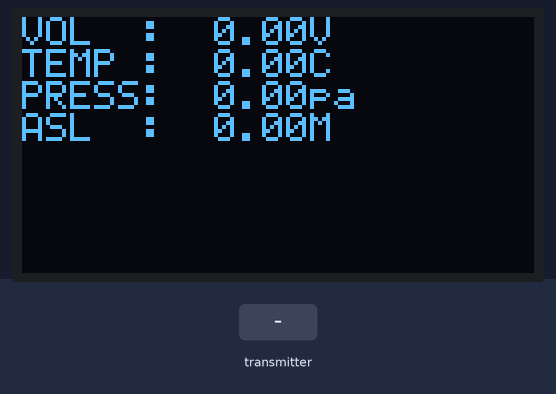
Recording of a sketch running on a simulated ESP32. Shown: 128×64 one-colour display. The test bench sets the inputs (shaded band). No radio packets arrive unless stated. At 10.0 s the program puts the board to deep sleep or switches it off; the recording ends there.

Above: at 4.2 s.
4.3 s: the transmitter starts sending preassure = 100
At 5.2 s:
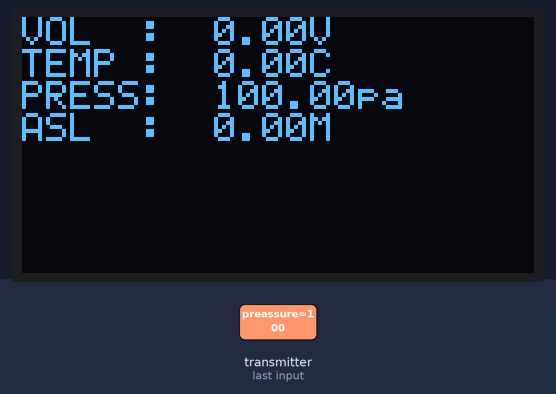
5.8 s: the transmitter starts sending preassure = 0
At 6.9 s:
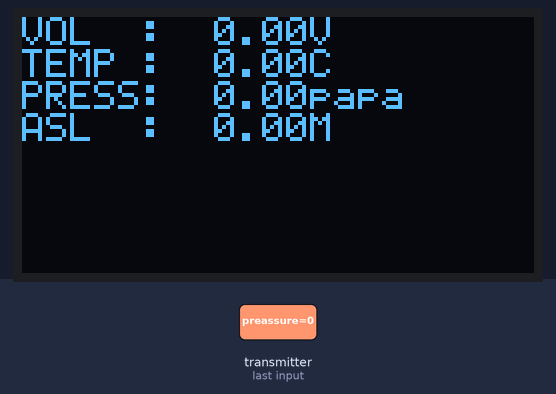
Timing chart, 0 to 8.8 s (numbered marks = the images above; inputs shaded):
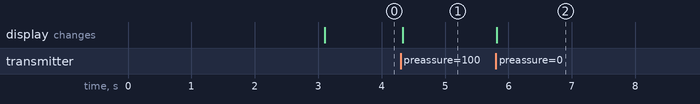

The sketch:

rx.ino
```cpp
#include <SPI.h>
#include <Wire.h>
#include <nRF24L01.h>
#include <RF24.h>
#include "SSD1306Ascii.h"
#include "SSD1306AsciiWire.h"


#define I2C_ADDRESS 0x3C
const uint64_t pipeIn = 0xE8E8F0F0E1LL;

SSD1306AsciiWire display;


RF24 radio(2,15);
uint8_t col[1];
uint8_t rows;

long previousMillis = 0;
long interval = 10000;

struct MyData {

    float alt;
    float preassure;
    float temp;
    float vol;
};

MyData data;


void setup()
{
    Serial.begin(9600);

    radio.begin();
    radio.setAutoAck(false);
    radio.setDataRate(RF24_250KBPS);
    radio.openReadingPipe(1,pipeIn);
    radio.startListening();
    Wire.begin();
    Wire.setClock(400000L);
    display.begin(&Adafruit128x64, I2C_ADDRESS);
    display.setFont(System5x7);
    display.clear();
    display.println("VOL  :");
    display.println("TEMP :");
    display.println("PRESS:");
    display.println("ASL  :");

  col[0] = display.fieldWidth(strlen("ADC0  : "));
  col[1] = display.fieldWidth(strlen("ADC0  :"));
  rows = display.fontRows();
  delay(3000);
}


void recvData()
{
    while ( radio.available() ){
        radio.read(&data, sizeof(MyData));
        }
}


void loop()
{

    recvData();

    display.clearField(col[0%2], rows*(0/2), 4);
    display.print(data.vol);
    display.println("V");

    display.clearField(col[2%2], rows*(2/2), 4);
    display.print(data.temp);
    display.println("C");

    display.clearField(col[4%2], rows*(4/2), 4);
    display.print(data.preassure);
    display.println("pa");

    display.clearField(col[6%2], rows*(6/2), 4);
    display.print(data.alt);
    display.println("M");

    unsigned long currentMillis = millis();
    if(currentMillis - previousMillis > interval) {
      display.clear();
      ESP.deepSleep(0);
    }


}
```

Measured:
- after the input at 4.3 s, the display: changes at once (image 1)
- after the input at 5.8 s, the display: changes at once (image 2)
